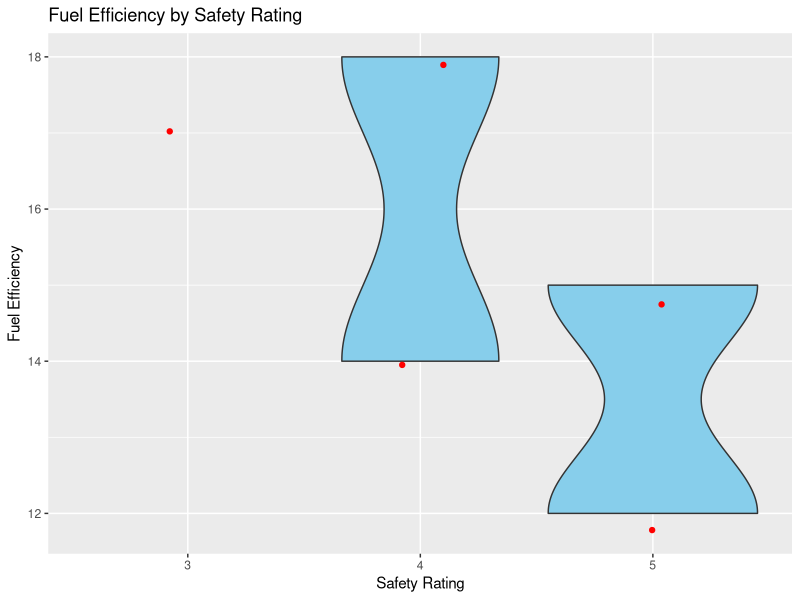
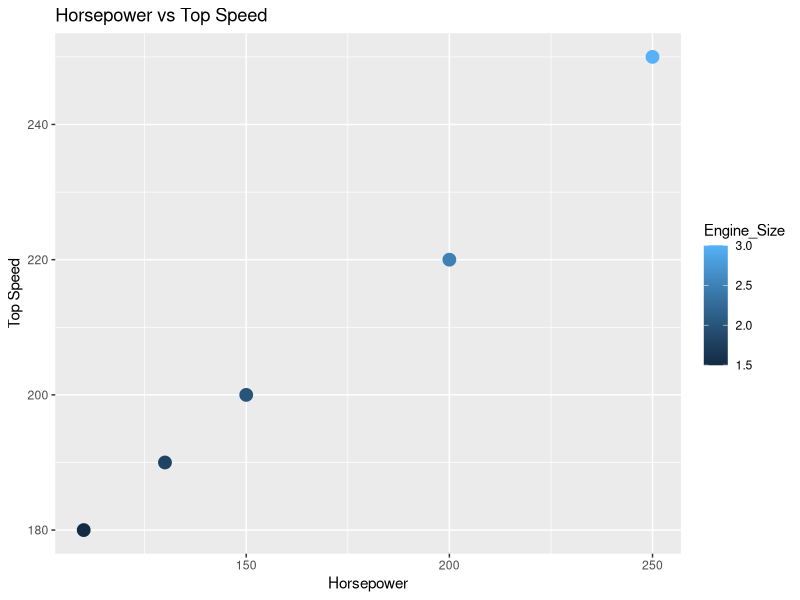
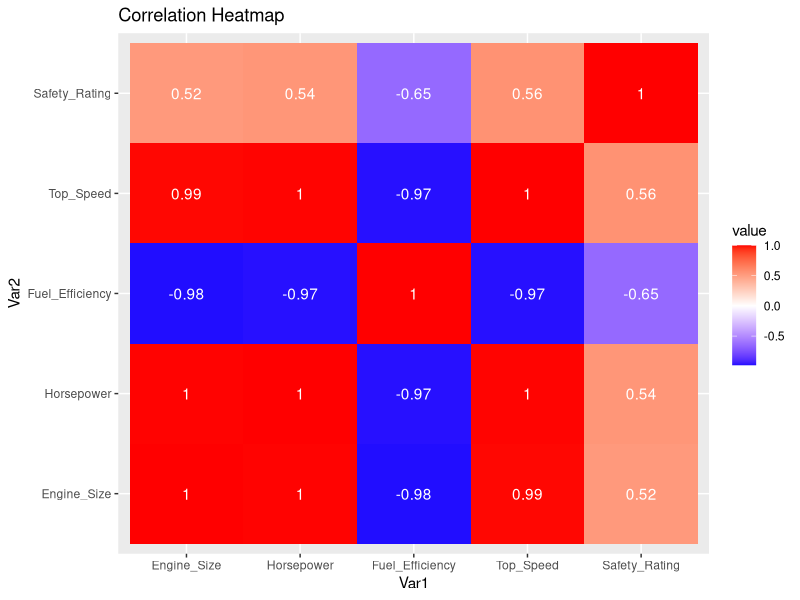

Generate these figures, in order, with R:
library(ggplot2)
library(reshape2)

Vehicle_ID <- c("V1","V2","V3","V4","V5")
Engine_Size <- c(1.5,2.0,3.0,2.5,1.8)
Horsepower <- c(110,150,250,200,130)
Fuel_Efficiency <- c(18,15,12,14,17)
Top_Speed <- c(180,200,250,220,190)
Safety_Rating <- c(4,5,5,4,3)

data <- data.frame(Vehicle_ID,Engine_Size,Horsepower,Fuel_Efficiency,Top_Speed,Safety_Rating)

ggplot(data,aes(x=factor(Safety_Rating),y=Fuel_Efficiency))+
  geom_violin(fill="skyblue")+
  geom_jitter(width=0.1,color="red")+
  labs(title="Fuel Efficiency by Safety Rating",
       x="Safety Rating",
       y="Fuel Efficiency")

ggplot(data,aes(x=Horsepower,y=Top_Speed,color=Engine_Size))+
  geom_point(size=4)+
  labs(title="Horsepower vs Top Speed",
       x="Horsepower",
       y="Top Speed")

corr <- cor(data[,2:6])

corr_df <- melt(corr)

ggplot(corr_df,aes(Var1,Var2,fill=value))+
  geom_tile()+
  geom_text(aes(label=round(value,2)),color="white")+
  scale_fill_gradient2(low="blue",mid="white",high="red",midpoint=0)+
  labs(title="Correlation Heatmap")
